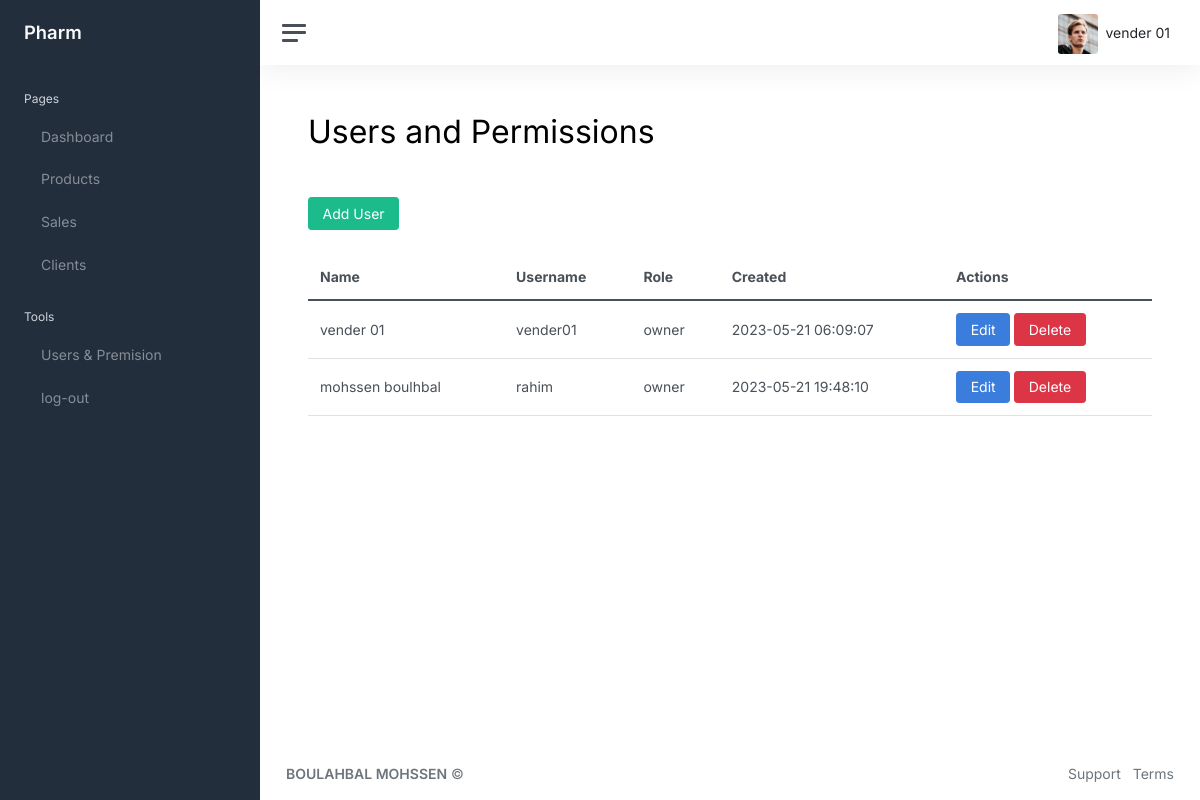
Screenshot of /premision.php (signed in) with the database file from the repository.
### tables this page shows
CREATE TABLE `users` (
  `id` int(11) NOT NULL,
  `id_pharm` int(11) NOT NULL,
  `name` tinytext DEFAULT NULL,
  `username` tinytext DEFAULT NULL,
  `pwd` tinytext DEFAULT NULL,
  `role` varchar(11) DEFAULT NULL,
  `created` timestamp NOT NULL DEFAULT current_timestamp()
);

### premision.php (the view, shortened to what this page needs)
<?php
$page_name = "Users and Permissions";
function getUsers()
{
  include "includes/coon.php";
  $pharm_id = $_SESSION['id_pharm'];
  $query = "SELECT `id`, `id_pharm`, `name`, `username`, `pwd`, `role`, `created` FROM `users` WHERE `id_pharm` = $pharm_id";
  $result = mysqli_query($coon, $query);
  if ($result) {
    $users = mysqli_fetch_all($result, MYSQLI_ASSOC);
    return $users;
  } else {
    echo "Error: " . mysqli_error($coon);
    mysqli_close($coon);
    return null;
  }
}
$users = getUsers();
?>
<!DOCTYPE html>
<html lang="en">
<head>
  <?php include "includes/head.php"; ?>
</head>
<body>
  <div class="wrapper">
    <?php include "includes/navbar.php"; ?>
    <div class="main">
      <?php include "includes/stat_navbar.php"; ?>
      <main class="content">
        <div class="container-fluid p-0">
          <h1 class="h1 mb-1 h1-size">
            <?php echo $page_name; ?>
          </h1>
          <br>
          <br>
          <div style="color: black;" class="row">
            <div class="col-md-12">
              <button type="button" class="btn btn-success" data-bs-toggle="modal" data-bs-target="#adduser">Add
                User</button>
            </div>
            <div class="col-md-12 mt-4">
              <table class="table">
                <thead>
                  <tr>
                    <th>Name</th>
                    <th>Username</th>
                    <th>Role</th>
                    <th>Created</th>
                    <th>Actions</th>
                  </tr>
                </thead>
                <tbody>
                  <?php
                  foreach ($users as $user) {
                    echo "<tr>";
                    echo "<td>" . $user['name'] . "</td>";
                    echo "<td>" . $user['username'] . "</td>";
                    echo "<td>" . $user['role'] . "</td>";
                    echo "<td>" . $user['created'] . "</td>";
                    echo '<td>
                                                <button type="button" class="btn btn-primary edit-user-btn" data-bs-toggle="modal" data-bs-target="#updateuser" data-id="' . $user['id'] . '" data-name="' . $user['name'] . '" data-username="' . $user['username'] . '" data-role="' . $user['role'] . '">Edit</button>
                                                <button type="button" class="btn btn-danger delet-user-btn"  data-bs-toggle="modal" data-bs-target="#deleteUser" data-id="' . $user['id'] . '">Delete</button>
                                            </td>';
                    echo "</tr>";
                  }
                  ?>
                </tbody>
              </table>
            </div>
          </div>
        </div>
      </main>
      <?php include "includes/footer.php"; ?>
    </div>
  </div>
</body>
</html>

### css/main.css (style rules this page uses)
.container-fluid { background-color: white; }
body { background-color: white; }
* { box-sizing: border-box; }

### includes/head.php (style rules this page uses)
main, table { background-color: #FFFFFF !important; }
.h1-size { font-size: 32px; }

### rows the page displays
users: name "vender 01", username "vender01", role "owner", created "2023-05-21 06:09:07"
users: name "mohssen boulhbal", username "rahim", role "owner", created "2023-05-21 19:48:10"

### other values shown
$_SESSION['name'] "vender 01"
$page_name "Users and Permissions"
